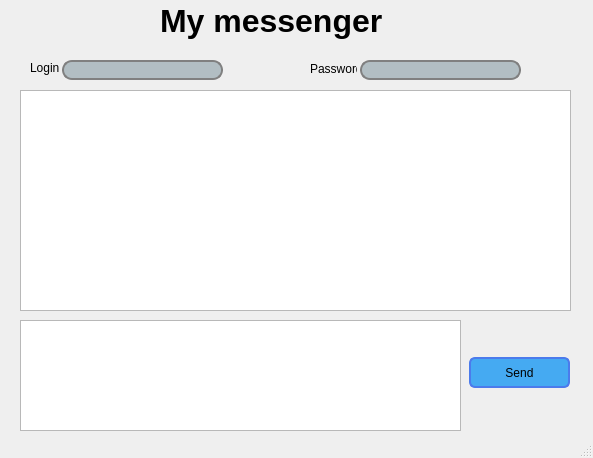
<?xml version="1.0" encoding="UTF-8"?>
<ui version="4.0">
 <class>MainWindow</class>
 <widget class="QMainWindow" name="MainWindow">
  <property name="geometry">
   <rect>
    <x>0</x>
    <y>0</y>
    <width>593</width>
    <height>458</height>
   </rect>
  </property>
  <property name="windowTitle">
   <string>MainWindow</string>
  </property>
  <widget class="QWidget" name="centralwidget">
   <widget class="QLabel" name="label">
    <property name="geometry">
     <rect>
      <x>160</x>
      <y>0</y>
      <width>241</width>
      <height>41</height>
     </rect>
    </property>
    <property name="font">
     <font>
      <pointsize>24</pointsize>
      <weight>75</weight>
      <bold>true</bold>
     </font>
    </property>
    <property name="text">
     <string>My messenger</string>
    </property>
   </widget>
   <widget class="QLineEdit" name="lineEdit">
    <property name="geometry">
     <rect>
      <x>62</x>
      <y>60</y>
      <width>161</width>
      <height>20</height>
     </rect>
    </property>
    <property name="styleSheet">
     <string notr="true">QLineEdit {
     border: 2px solid gray;
     border-radius: 10px;
     padding: 0 8px;
     background: #b2bec3;
     selection-background-color: darkgray;
 }</string>
    </property>
   </widget>
   <widget class="QLineEdit" name="lineEdit_2">
    <property name="geometry">
     <rect>
      <x>360</x>
      <y>60</y>
      <width>161</width>
      <height>20</height>
     </rect>
    </property>
    <property name="styleSheet">
     <string notr="true">QLineEdit {
     border: 2px solid gray;
     border-radius: 10px;
     padding: 0 8px;
     background: #b2bec3;
     selection-background-color: darkgray;
 }
QLineEdit[echoMode=&quot;2&quot;] {
     lineedit-password-character: 9679;
 }</string>
    </property>
   </widget>
   <widget class="QLabel" name="label_2">
    <property name="geometry">
     <rect>
      <x>30</x>
      <y>60</y>
      <width>31</width>
      <height>16</height>
     </rect>
    </property>
    <property name="text">
     <string>Login</string>
    </property>
   </widget>
   <widget class="QLabel" name="label_3">
    <property name="geometry">
     <rect>
      <x>310</x>
      <y>62</y>
      <width>47</width>
      <height>13</height>
     </rect>
    </property>
    <property name="text">
     <string>Password</string>
    </property>
   </widget>
   <widget class="QTextBrowser" name="textBrowser">
    <property name="geometry">
     <rect>
      <x>20</x>
      <y>90</y>
      <width>551</width>
      <height>221</height>
     </rect>
    </property>
   </widget>
   <widget class="QPlainTextEdit" name="plainTextEdit">
    <property name="geometry">
     <rect>
      <x>20</x>
      <y>320</y>
      <width>441</width>
      <height>111</height>
     </rect>
    </property>
   </widget>
   <widget class="QPushButton" name="pushButton">
    <property name="geometry">
     <rect>
      <x>469</x>
      <y>357</y>
      <width>101</width>
      <height>31</height>
     </rect>
    </property>
    <property name="styleSheet">
     <string notr="true"> QPushButton {
     border: 2px solid #4b7bec;
     border-radius: 6px;
     background-color:#45aaf2;
     min-width: 80px;
 }

 QPushButton:pressed {
     background-color: qlineargradient(x1: 0, y1: 0, x2: 0, y2: 1,
                                       stop: 0 #dadbde, stop: 1 #f6f7fa);
 }

 QPushButton:flat {
     border: none; /* для плоской кнопки границы нет */
 }

 QPushButton:default {
     border-color: navy; /* делаем кнопку по умолчанию выпуклой */
 }</string>
    </property>
    <property name="text">
     <string>Send</string>
    </property>
   </widget>
  </widget>
  <widget class="QStatusBar" name="statusbar"/>
 </widget>
 <resources/>
 <connections/>
</ui>
